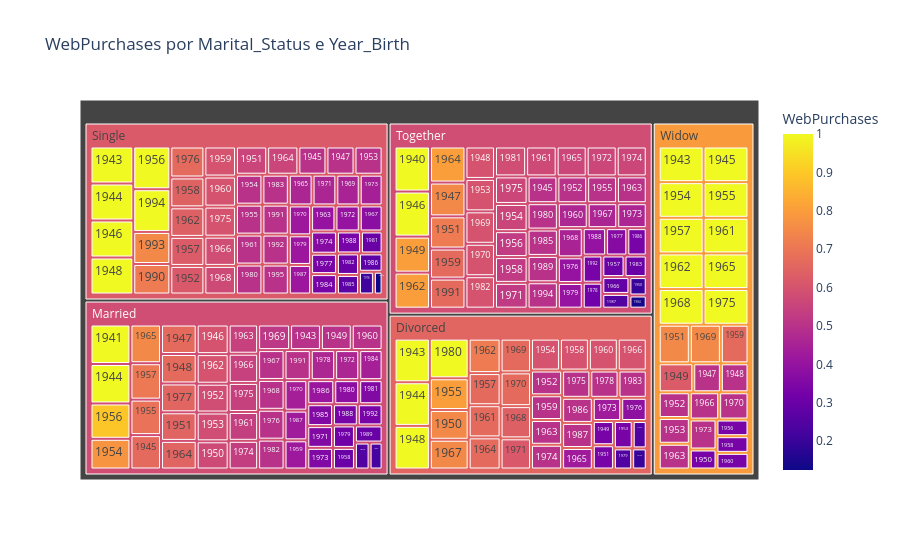

Notebook source saved alongside this figure:
### Code cell
# TreeMap



agrupado = df.groupby([cat1, cat2])[num].mean().reset_index()


fig = px.treemap(agrupado,
                 path=[cat1, cat2],
                 values=num,
                 title=f'{num} por {cat1} e {cat2}',
                 color=num)

fig.show()

### Figure 1 — Plotly figure (JSON) as saved in the notebook; plotly's stock layout.template omitted (floating-point values rounded to 4 significant figures; data arrays with more than 128 entries replaced by an {"elided": "..."} marker saying what was removed)
{"data": [{"branchvalues": "total", "customdata": {"elided": "232x1 float values"}, "domain": {"x": [0, 1], "y": [0, 1]}, "hovertemplate": "labels=%{label}<br>WebPurchases_sum=%{value}<br>parent=%{parent}<br>id=%{id}<br>WebPurchases=%{color}<extra></extra>", "ids": {"elided": "232 str values"}, "labels": {"elided": "232 str values"}, "marker": {"coloraxis": "coloraxis", "colors": {"elided": "232 float values"}}, "name": "", "parents": {"elided": "232 str values"}, "type": "treemap", "values": {"elided": "232 float values"}}], "layout": {"coloraxis": {"colorbar": {"title": {"text": "WebPurchases"}}, "colorscale": [[0, "#0d0887"], [0.1111, "#46039f"], [0.2222, "#7201a8"], [0.3333, "#9c179e"], [0.4444, "#bd3786"], [0.5556, "#d8576b"], [0.6667, "#ed7953"], [0.7778, "#fb9f3a"], [0.8889, "#fdca26"], [1, "#f0f921"]]}, "legend": {"tracegroupgap": 0}, "title": {"text": "WebPurchases por Marital_Status e Year_Birth"}}}
